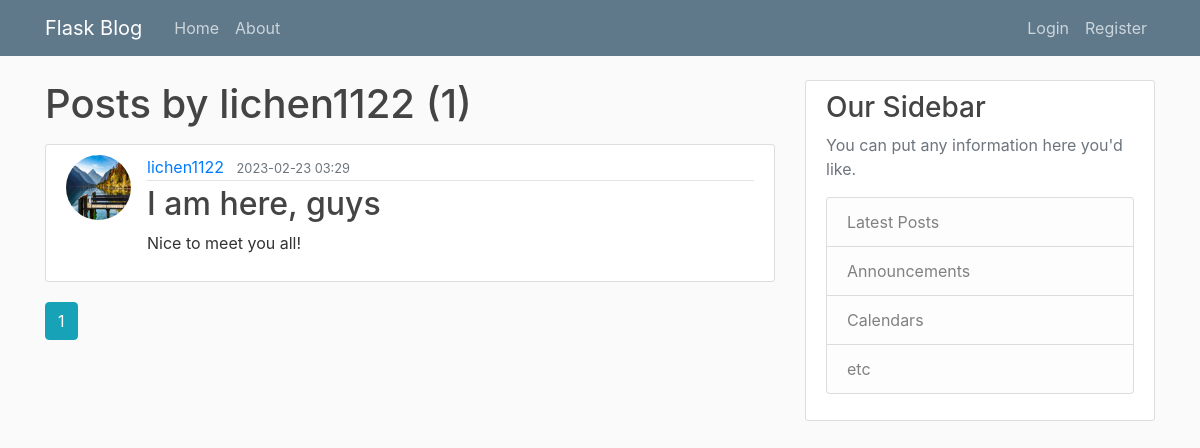
The app's page /user/lichen1122, older data.
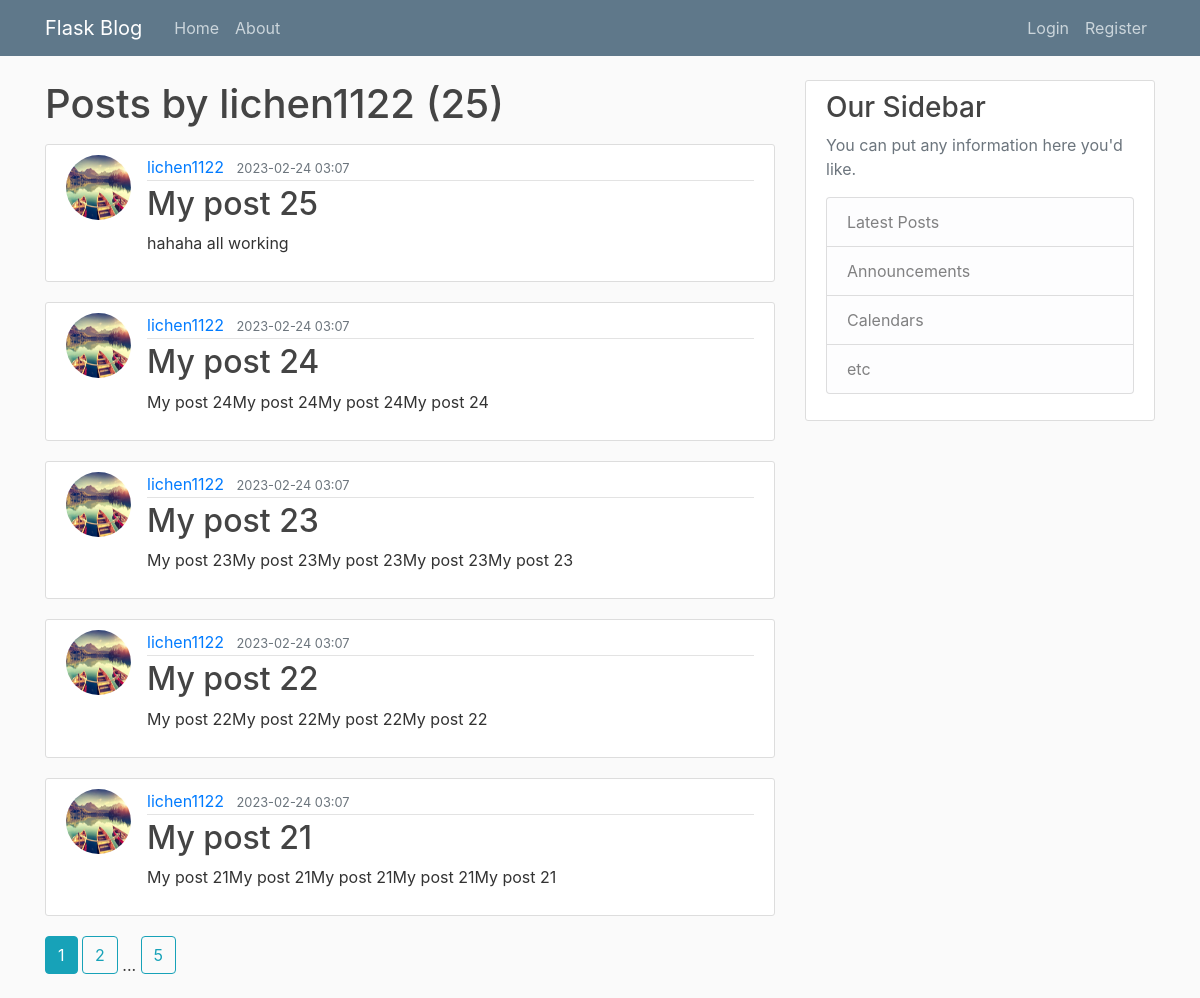
The same page, newer data.
### flaskblog/models.py (models this page shows, shortened)
class User(db.Model, UserMixin):
    id = db.Column(db.Integer, primary_key = True )
    username = db.Column(db.String(20), unique=True, nullable=False)
    email = db.Column(db.String(120), unique=True, nullable=False)
    image_file = db.Column(db.String(20), nullable=False, default='default.jpg')
    password = db.Column(db.String(60), nullable=False)
    posts = db.relationship('Post', back_populates='author', lazy=True)

class Post(db.Model):
    id = db.Column(db.Integer, primary_key=True)
    title = db.Column(db.String(100), nullable=False)
    date_posted = db.Column(db.DateTime, nullable=False, default=datetime.utcnow())
    content = db.Column(db.Text, nullable=False)
    author_id = db.Column(db.Integer, db.ForeignKey("user.id"), nullable=False)
    author = db.relationship('User', back_populates='posts', lazy=True)

### flaskblog/users/routes.py (the view)
@users.route("/user/<string:username>")
def user_posts(username):
    page = request.args.get('page', 1, type=int) # set default value to 1, and type is integer
    user = User.query.filter_by(username=username).first_or_404()
    posts = Post.query.filter_by(author=user).order_by(Post.id.desc()).paginate(page=page, per_page=5)
    return render_template('user_posts.html', posts=posts, user=user)

### flaskblog/templates/user_posts.html
{% extends "layout.html" %}
{% block content %}
    <h1 class="mb-3">Posts by {{ user.username }} ({{ posts.total }})</h1>
    {% for post in posts.items %}
        <article class="media content-section">
            <img class= "rounded-circle article-img" src="{{ url_for('static',filename='profile_pics/'+post.author.image_file) }}" alt="{{ post.author.username }}">
            <div class="media-body">
                <div class="article-metadata">
                    <a class="mr-2" href="{{ url_for('users.user_posts', username=post.author.username) }}">{{ post.author.username }}</a>
                    <small class="text-muted">{{ post.date_posted.strftime("%Y-%m-%d %H:%M") }}</small>
                </div>
                <h2><a class="article-title" href="{{ url_for('posts.post', post_id=post.id) }}">{{ post.title }}</a></h2>
                <p class="article-content">{{ post.content }}</p>
            </div>
        </article>
    {% endfor %}
    {% for page_num in posts.iter_pages(left_edge=1, right_edge=1, left_current=1, right_current=2) %}
        {% if page_num %}
            {% if posts.page==page_num %}
                <a class="btn btn-info mb-4" href="{{ url_for("users.user_posts",username=user.username, page=page_num) }}">{{ page_num }}</a>
            {% else %}
                <a class="btn btn-outline-info mb-4" href="{{ url_for("users.user_posts",username=user.username, page=page_num) }}">{{ page_num }}</a>
            {% endif %}
        {% else %}
            ...
        {% endif %}
    {% endfor %}
{% endblock content %}

### flaskblog/templates/layout.html (shortened to what this page needs)
<!DOCTYPE html>
<html lang="en">
<head>
    <link rel="stylesheet" href="https://stackpath.bootstrapcdn.com/bootstrap/4.5.2/css/bootstrap.min.css">
    <link rel="stylesheet" type="text/css" href="{{ url_for('static', filename='main.css') }}">
</head>
<body>
    <header class="site-header">
      <nav class="navbar navbar-expand-md navbar-dark bg-steel fixed-top">
        <div class="container">
          <a class="navbar-brand mr-4" href="/">Flask Blog</a>
          <div class="collapse navbar-collapse" id="navbarToggle">
            <div class="navbar-nav mr-auto">
              <a class="nav-item nav-link" href={{ url_for('main.home') }}>Home</a>
              <a class="nav-item nav-link" href={{ url_for('main.about') }}>About</a>
            </div>
            <div class="navbar-nav">
                {% if current_user.is_authenticated %}
                    <a class="nav-item nav-link" href={{ url_for('posts.new_post') }}>New Post</a>
                    <a class="nav-item nav-link" href={{ url_for('users.account') }}>Account</a>
                    <a class="nav-item nav-link" href={{ url_for('users.logout') }}>Logout</a>
                {% else %}
                    <a class="nav-item nav-link" href={{ url_for('users.login') }}>Login</a>
                    <a class="nav-item nav-link" href={{ url_for('users.register') }}>Register</a>
                {% endif %}
            </div>
          </div>
        </div>
      </nav>
    </header>
    <main role="main" class="container">
      <div class="row">
        <div class="col-md-8">
          {% block content %}{% endblock %}
        </div>
        <div class="col-md-4">
          <div class="content-section">
            <h3>Our Sidebar</h3>
            <p class='text-muted'>You can put any information here you'd like.
              <ul class="list-group">
                <li class="list-group-item list-group-item-light">Latest Posts</li>
                <li class="list-group-item list-group-item-light">Announcements</li>
                <li class="list-group-item list-group-item-light">Calendars</li>
                <li class="list-group-item list-group-item-light">etc</li>
              </ul>
            </p>
          </div>
        </div>
      </div>
    </main>
</body>
</html>

### flaskblog/static/main.css (style rules this page uses)
body { background: #fafafa; color: #333333; margin-top: 5rem; }
h1, h2, h3, h4, h5, h6 { color: #444444; }
.bg-steel { background-color: #5f788a; }
.site-header .navbar-nav .nav-link { color: #cbd5db; }
.content-section { background: #ffffff; padding: 10px 20px; border: 1px solid #dddddd; border-radius: 3px; margin-bottom: 20px; }
.article-title { color: #444444; }
.article-content { white-space: pre-line; }
.article-img { height: 65px; width: 65px; margin-right: 16px; }
.article-metadata { padding-bottom: 1px; margin-bottom: 4px; border-bottom: 1px solid #e3e3e3 }

Row changes from the older to the newer data that the page shows:
no longer on this page (row edited): Post: image_file (picture), author.username "lichen1122", date_posted "2023-02-23 03:29", title "I am here, guys", content "Nice to meet you all!"
added Post: image_file (picture), author.username "lichen1122", date_posted "2023-02-24 03:07", title "My post 25", content "hahaha all working"
added Post: image_file (picture), author.username "lichen1122", date_posted "2023-02-24 03:07", title "My post 24", content "My post 24My post 24My post 24My post 24"
added Post: image_file (picture), author.username "lichen1122", date_posted "2023-02-24 03:07", title "My post 23", content "My post 23My post 23My post 23My post 23My post 23"
added Post: image_file (picture), author.username "lichen1122", date_posted "2023-02-24 03:07", title "My post 22", content "My post 22My post 22My post 22My post 22"
added Post: image_file (picture), author.username "lichen1122", date_posted "2023-02-24 03:07", title "My post 21", content "My post 21My post 21My post 21My post 21My post 21"
Text that changed along with them:
{{ posts.total }}: "1" → "25"
new list line: "2"
new list line: "5"
